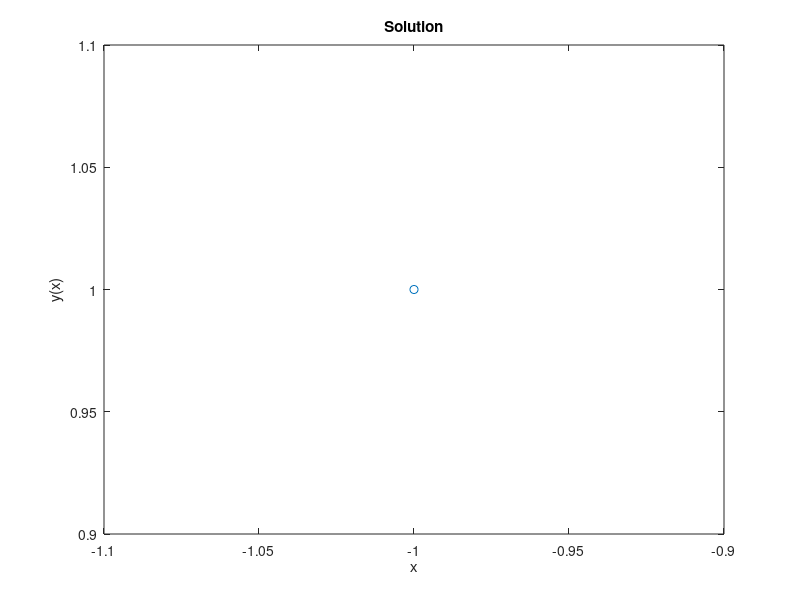

Write MATLAB code to recreate this figure.
clear; clc;
ode = @(x, y) [y(2); y(3); 5 / ((y(1) - 2*y(3)*x)^2 * sqrt(y(3)))];

y0 = [1, 0, 0];
rangex = [-1, 1];
[x, y] = ode45(ode, rangex, y0);

plot(x, y(:, 1), '-o')
xlabel('x')
ylabel('y(x)')
title('Solution');